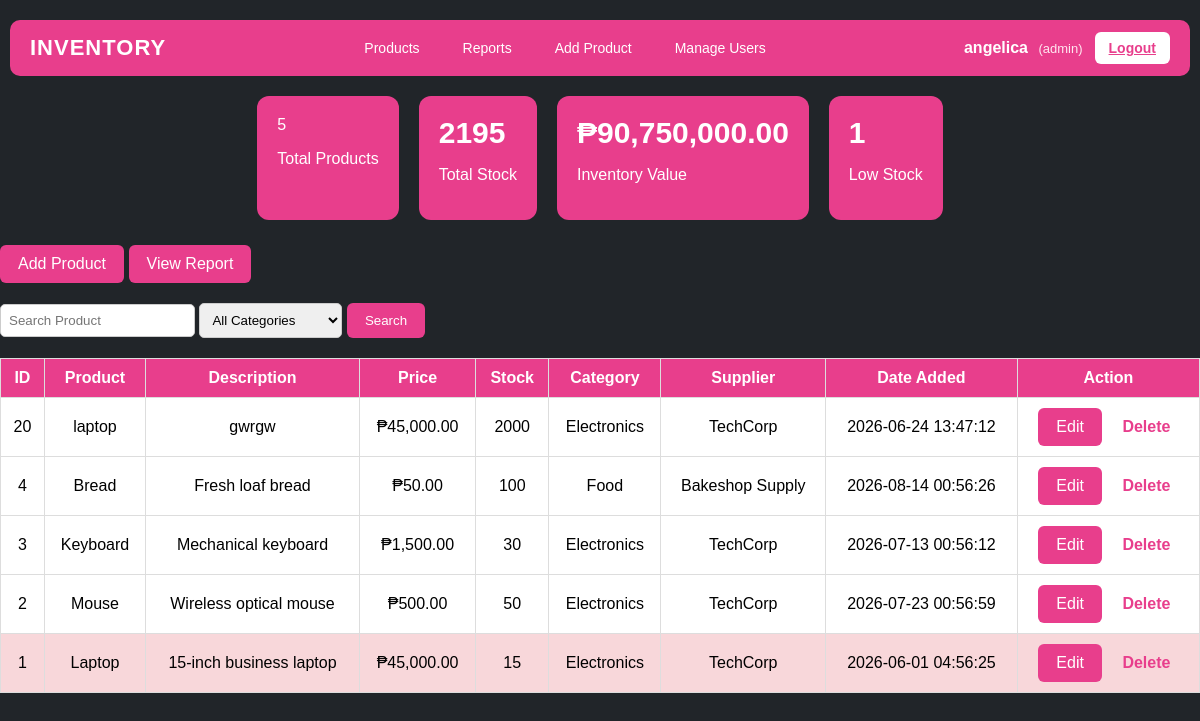
Screenshot of /index.php (signed in) with the database file from the repository.
### tables this page shows
CREATE TABLE `products` (
  `id` int(11) NOT NULL,
  `name` varchar(150) NOT NULL,
  `description` text DEFAULT NULL,
  `price` decimal(10,2) NOT NULL,
  `stock` int(11) NOT NULL DEFAULT 0,
  `category_id` int(11) NOT NULL,
  `supplier_id` int(11) NOT NULL,
  `created_at` timestamp NOT NULL DEFAULT current_timestamp()
);

CREATE TABLE `categories` (
  `id` int(11) NOT NULL,
  `name` varchar(100) NOT NULL
);

CREATE TABLE `suppliers` (
  `id` int(11) NOT NULL,
  `name` varchar(100) NOT NULL,
  `contact_person` varchar(100) DEFAULT NULL,
  `phone` varchar(20) DEFAULT NULL
);

### index.php (the view, shortened to what this page needs)
<?php
require_once 'config.php';
$search = isset($_GET['search']) ? $_GET['search'] : '';
$sqlStats = "
    SELECT
        COUNT(*) AS total,
        SUM(stock) AS total_stock,
        SUM(price * stock) AS total_value,
        SUM(CASE WHEN stock < 20 THEN 1 ELSE 0 END) AS low_stock
    FROM products
";
$resultStats = mysqli_query($conn, $sqlStats);
$stats = mysqli_fetch_assoc($resultStats);
$sql = "
    SELECT
        p.id,
        p.name,
        p.description,
        p.price,
        p.stock,
        c.name AS category,
        s.name AS supplier,
        p.created_at
    FROM products p
    JOIN categories c
        ON p.category_id = c.id
    JOIN suppliers s
        ON p.supplier_id = s.id
    WHERE 1=1
";
$sql .= " ORDER BY p.id DESC";
$result = mysqli_query($conn, $sql);
?>
<!DOCTYPE html>
<html>
<head>
    <link rel="stylesheet" href="styles.css">
</head>
<body>
       <?php include 'navbar.php'; ?>
    <div class="stats">
        <div class="card">
            <php
            <h2><?php echo $stats['total']; ?></h2>
            <p>Total Products</p>
        </div>
        <div class="card">
            <h2><?php echo $stats['total_stock']; ?></h2>
            <p>Total Stock</p>
        </div>
        <div class="card">
            <h2>₱<?php echo number_format($stats['total_value'], 2); ?></h2>
            <p>Inventory Value</p>
        </div>
        <div class="card">
            <h2><?php echo $stats['low_stock']; ?></h2>
            <p>Low Stock</p>
        </div>
    </div>
    <p>
        <a href="add.php" class="button">Add Product</a>
        <a href="report.php" class="button report-btn">View Report</a>
    </p>
    <div class="search-box">
        <form method="GET">
            <input
                type="text"
                name="search"
                placeholder="Search Product"
                value="<?php echo htmlspecialchars($search); ?>">
            <select name="category">
                <option value="">All Categories</option>
            </select>
            <button type="submit">Search</button>
        </form>
    </div>
    <table>
        <tr>
            <th>ID</th>
            <th>Product</th>
            <th>Description</th>
            <th>Price</th>
            <th>Stock</th>
            <th>Category</th>
            <th>Supplier</th>
            <th>Date Added</th>
            <th>Action</th>
        </tr>
        <?php while ($row = mysqli_fetch_assoc($result)): ?>
            <tr class="<?php if ($row['stock'] < 20) echo 'low-stock'; ?>">
                <td><?php echo $row['id']; ?></td>
                <td><?php echo htmlspecialchars($row['name']); ?></td>
                <td><?php echo htmlspecialchars($row['description']); ?></td>
                <td>₱<?php echo number_format($row['price'], 2); ?></td>
                <td><?php echo $row['stock']; ?></td>
                <td><?php echo htmlspecialchars($row['category']); ?></td>
                <td><?php echo htmlspecialchars($row['supplier']); ?></td>
                <td><?php echo $row['created_at']; ?>
                </td><td class="action-cell">
                    <?php if (isset($_SESSION['role']) && $_SESSION['role'] === 'admin'): ?>
                        <a href="edit.php?id=<?php echo $row['id']; ?>" class="edit-btn">Edit</a>
                        <a href="delete.php?id=<?php echo $row['id']; ?>" class="delete-link">Delete</a>
                    <?php endif; ?>
                </td>
            </tr>
        <?php endwhile; ?>
    </table>
</body>
</html>

### navbar.php (shortened to what this page needs)
<nav class="navbar">
    <div class="brand">
        <a>INVENTORY</a>
    </div>
    <div class="nav-links">
        <a href="index.php">Products</a>
        <a href="report.php">Reports</a>
        <a href="add.php">Add Product</a>
        <?php if(isset($_SESSION['role']) && $_SESSION['role'] === 'admin'): ?>
            <a href="users.php">Manage Users</a>
        <?php endif; ?>
    </div>
    <div class="nav-actions">
        <?php if (!empty($_SESSION['username'])): ?>
            <span class="nav-user">
                 <?php echo htmlspecialchars($_SESSION['username']); ?>
                 <?php if (!empty($_SESSION['role'])): ?>
                     <span class="nav-role">
                        (<?php echo htmlspecialchars($_SESSION['role']); ?>)
                     </span>
                 <?php endif; ?>
            </span>
        <?php endif; ?>
        <a href="logout.php" class="logout-btn">Logout</a>
    </div>
</nav>

### styles.css (style rules this page uses)
body { font-family: Arial, sans-serif; background: #212529; margin: 0; }
.stats { display: flex; justify-content: center; gap: 20px; margin-bottom: 25px; flex-wrap: wrap; }
.card { background: #e83e8c; color: white; border-radius: 12px; padding: 20px; transition: 0.3s ease; }
.card h2 { margin: 0; font-size: 30px; }
.button, .report-btn, .search-box button, .edit-btn, .delete-btn { background: #e83e8c; color: white; padding: 10px 18px; text-decoration: none; border-radius: 6px; border: none; display: inline-block; cursor: pointer; transition: 0.3s ease; }
.search-box { margin: 20px 0; }
.search-box input, .search-box select { padding: 8px; border-radius: 5px; border: 1px solid #ccc; }
table { width: 100%; border-collapse: collapse; background: white; }
table th { background: #e83e8c; color: white; }
table th, table td { padding: 10px; border: 1px solid #ddd; text-align: center; }
.low-stock { background: #f8d7da; }
.delete-link { color: #e83e8c; font-weight: bold; text-decoration: none; margin-left: 8px; }
.action-cell > * { margin-right: 8px; }

### navbar.php (style rules this page uses)
.navbar { width:95%; background:#e83e8c; display:flex; justify-content:space-between; align-items:center; padding:12px 20px; border-radius:10px; margin:20px auto; }
.brand a { text-decoration:none; color:white; font-size:22px; font-weight:700; letter-spacing:1px; }
.nav-links { display:flex; align-items:center; gap:15px; }
.nav-links a { text-decoration:none; color:white; padding:8px 14px; font-size:14px; border-radius:6px; font-weight:500; transition:0.3s ease; }
.nav-actions { display:flex; align-items:center; gap:12px; }
.nav-user { font-size:16px; font-weight:600; color:white; }
.nav-role { font-size:13px; font-weight:400; color:#ffe6f0; margin-left:6px; }
.logout-btn { border:none; background:white; color:#e83e8c; padding:8px 14px; font-size:14px; border-radius:6px; cursor:pointer; font-weight:600; transition:.3s ease; }

### rows the page displays
products: id "20", name "laptop", description "gwrgw", price "45,000.00", stock "2000", category.name "Electronics", supplier.name "TechCorp", created_at "2026-06-24 13:47:12"
products: id "4", name "Bread", description "Fresh loaf bread", price "50.00", stock "100", category.name "Food", supplier.name "Bakeshop Supply", created_at "2026-08-14 00:56:26"
products: id "3", name "Keyboard", description "Mechanical keyboard", price "1,500.00", stock "30", category.name "Electronics", supplier.name "TechCorp", created_at "2026-07-13 00:56:12"
products: id "2", name "Mouse", description "Wireless optical mouse", price "500.00", stock "50", category.name "Electronics", supplier.name "TechCorp", created_at "2026-07-23 00:56:59"
products: id "1", name "Laptop", description "15-inch business laptop", price "45,000.00", stock "15", category.name "Electronics", supplier.name "TechCorp", created_at "2026-06-01 04:56:25"

### other values shown
$_SESSION['username'] "angelica"
$_SESSION['role'] "admin"
$stats['total'] "5"
$stats['total_stock'] "2195"
$stats['total_value'] "90,750,000.00"
$stats['low_stock'] "1"
